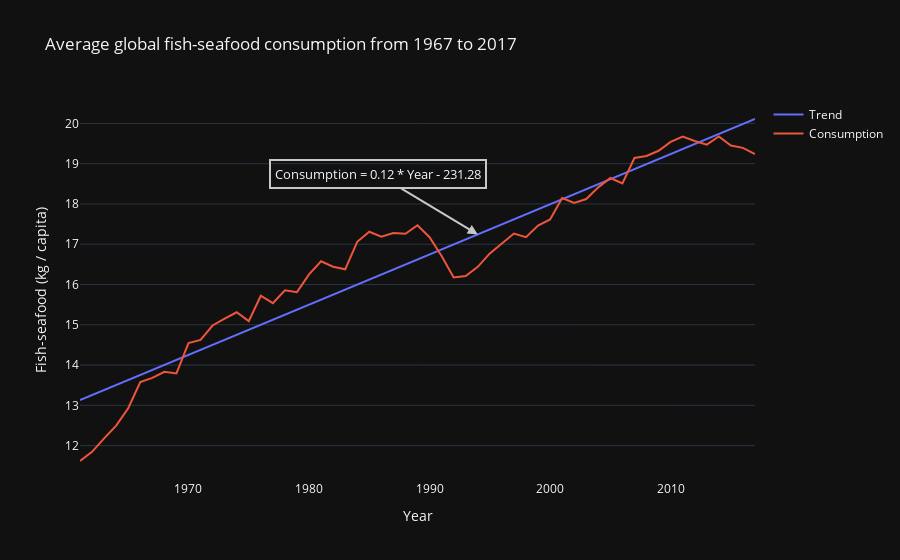

Notebook cell for this chart:
### Code cell
from sklearn.linear_model import LinearRegression
import plotly.graph_objects as go

df_agg = df.groupby(["Year"]).mean().reset_index()

lr = LinearRegression()
lr.fit(df_agg['Year'].values.reshape(-1, 1), df_agg['consumption'])

df_preds = pd.DataFrame(df_agg['Year'].copy())

df_preds['consumption'] = lr.predict(df_agg['Year'].values.reshape(-1, 1))

fig = go.Figure()

fig.add_trace(
    go.Scatter(x=df_preds['Year'], y=df_preds['consumption'],
               name='Trend')
)
fig.add_trace(
    go.Scatter(x=df_agg['Year'], y=df_agg['consumption'],
               name='Consumption')
)

equation = f"Consumption = {lr.coef_[0]:.2f} * Year - {abs(lr.intercept_):.2f}"

fig.add_annotation(
    x=1994,
    y=df_preds.query('Year == 1994')['consumption'].iloc[0],
    text=equation,
    font=dict(
        size=13
    ),
    ax=-100,
    ay=-60,
    arrowhead=2,
    arrowsize=1,
    arrowwidth=2,
    borderwidth=2,
    bordercolor="#c7c7c7",
    borderpad=4,
    arrowcolor='#c7c7c7'
)

fig.update_layout(
    title='Average global fish-seafood consumption from 1967 to 2017',
    xaxis=dict(
        title='Year',
        showgrid=False
    ),
    yaxis=dict(
        title='Fish-seafood (kg / capita)',
        showgrid=True),
)

### Figure 1 — Plotly figure (JSON) as saved in the notebook; plotly's stock layout.template omitted (floating-point values rounded to 4 significant figures)
{"data": [{"name": "Trend", "x": [1961, 1962, 1963, 1964, 1965, 1966, 1967, 1968, 1969, 1970, 1971, 1972, 1973, 1974, 1975, 1976, 1977, 1978, 1979, 1980, 1981, 1982, 1983, 1984, 1985, 1986, 1987, 1988, 1989, 1990, 1991, 1992, 1993, 1994, 1995, 1996, 1997, 1998, 1999, 2000, 2001, 2002, 2003, 2004, 2005, 2006, 2007, 2008, 2009, 2010, 2011, 2012, 2013, 2014, 2015, 2016, 2017], "y": [13.13, 13.25, 13.38, 13.5, 13.63, 13.75, 13.88, 14.0, 14.13, 14.25, 14.38, 14.5, 14.63, 14.75, 14.87, 15.0, 15.12, 15.25, 15.37, 15.5, 15.62, 15.75, 15.87, 16.0, 16.12, 16.25, 16.37, 16.5, 16.62, 16.74, 16.87, 16.99, 17.12, 17.24, 17.37, 17.49, 17.62, 17.74, 17.87, 17.99, 18.12, 18.24, 18.36, 18.49, 18.61, 18.74, 18.86, 18.99, 19.11, 19.24, 19.36, 19.49, 19.61, 19.74, 19.86, 19.98, 20.11], "type": "scatter"}, {"name": "Consumption", "x": [1961, 1962, 1963, 1964, 1965, 1966, 1967, 1968, 1969, 1970, 1971, 1972, 1973, 1974, 1975, 1976, 1977, 1978, 1979, 1980, 1981, 1982, 1983, 1984, 1985, 1986, 1987, 1988, 1989, 1990, 1991, 1992, 1993, 1994, 1995, 1996, 1997, 1998, 1999, 2000, 2001, 2002, 2003, 2004, 2005, 2006, 2007, 2008, 2009, 2010, 2011, 2012, 2013, 2014, 2015, 2016, 2017], "y": [11.62, 11.85, 12.18, 12.49, 12.93, 13.58, 13.68, 13.83, 13.79, 14.54, 14.63, 14.98, 15.15, 15.31, 15.09, 15.72, 15.54, 15.86, 15.81, 16.25, 16.58, 16.44, 16.38, 17.06, 17.31, 17.19, 17.28, 17.26, 17.47, 17.17, 16.71, 16.17, 16.21, 16.44, 16.77, 17.01, 17.27, 17.18, 17.46, 17.61, 18.15, 18.03, 18.12, 18.41, 18.64, 18.51, 19.14, 19.19, 19.32, 19.54, 19.67, 19.56, 19.47, 19.68, 19.45, 19.39, 19.24], "type": "scatter"}], "layout": {"annotations": [{"arrowcolor": "#c7c7c7", "arrowhead": 2, "arrowsize": 1, "arrowwidth": 2, "ax": -100, "ay": -60, "bordercolor": "#c7c7c7", "borderpad": 4, "borderwidth": 2, "font": {"size": 13}, "text": "Consumption = 0.12 * Year - 231.28", "x": 1994, "y": 17.24}], "xaxis": {"title": {"text": "Year"}, "showgrid": false}, "yaxis": {"title": {"text": "Fish-seafood (kg / capita)"}, "showgrid": true}, "title": {"text": "Average global fish-seafood consumption from 1967 to 2017"}}}
